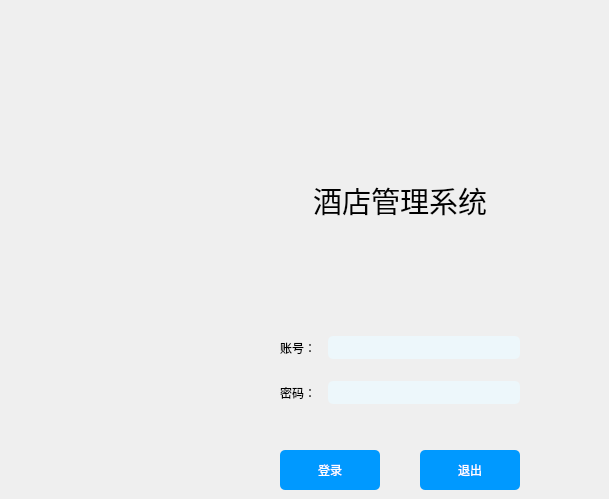
   <widget class="QWidget" name="pageLogin">
    <property name="styleSheet">
     <string notr="true">
QPushButton
{
    color: rgb(255, 255, 255);
background-color: rgb(0,153,255);
border-radius:5px
}

QComboBox,QLineEdit
{
background-color:rgb(237,247,251);
border-radius:5px;
font :18px;
}</string>
    </property>
    <widget class="QLabel" name="lblTitle">
     <property name="geometry">
      <rect>
       <x>200</x>
       <y>100</y>
       <width>400</width>
       <height>200</height>
      </rect>
     </property>
     <property name="font">
      <font>
       <pointsize>22</pointsize>
      </font>
     </property>
     <property name="styleSheet">
      <string notr="true">border-radius:20px;</string>
     </property>
     <property name="text">
      <string>酒店管理系统</string>
     </property>
     <property name="alignment">
      <set>Qt::AlignCenter</set>
     </property>
    </widget>
    <widget class="QPushButton" name="btnLogin">
     <property name="geometry">
      <rect>
       <x>280</x>
       <y>450</y>
       <width>100</width>
       <height>40</height>
      </rect>
     </property>
     <property name="text">
      <string>登录</string>
     </property>
    </widget>
    <widget class="QPushButton" name="btnLoExit">
     <property name="geometry">
      <rect>
       <x>420</x>
       <y>450</y>
       <width>100</width>
       <height>40</height>
      </rect>
     </property>
     <property name="text">
      <string>退出</string>
     </property>
    </widget>
    <widget class="QWidget" name="widget_11" native="true">
     <property name="geometry">
      <rect>
       <x>280</x>
       <y>320</y>
       <width>240</width>
       <height>100</height>
      </rect>
     </property>
     <property name="styleSheet">
      <string notr="true"/>
     </property>
     <layout class="QGridLayout" name="gridLayout_8">
      <item row="0" column="0" colspan="2">
       <widget class="QLabel" name="lblAccount">
        <property name="text">
         <string>账号：</string>
        </property>
       </widget>
      </item>
      <item row="0" column="2">
       <widget class="QLineEdit" name="letAccount">
        <property name="styleSheet">
         <string notr="true"/>
        </property>
       </widget>
      </item>
      <item row="1" column="0">
       <widget class="QLabel" name="lblPassword">
        <property name="text">
         <string>密码：</string>
        </property>
       </widget>
      </item>
      <item row="1" column="2">
       <widget class="QLineEdit" name="letPassword">
        <property name="styleSheet">
         <string notr="true"/>
        </property>
        <property name="echoMode">
         <enum>QLineEdit::Password</enum>
        </property>
       </widget>
      </item>
     </layout>
    </widget>
   </widget>
